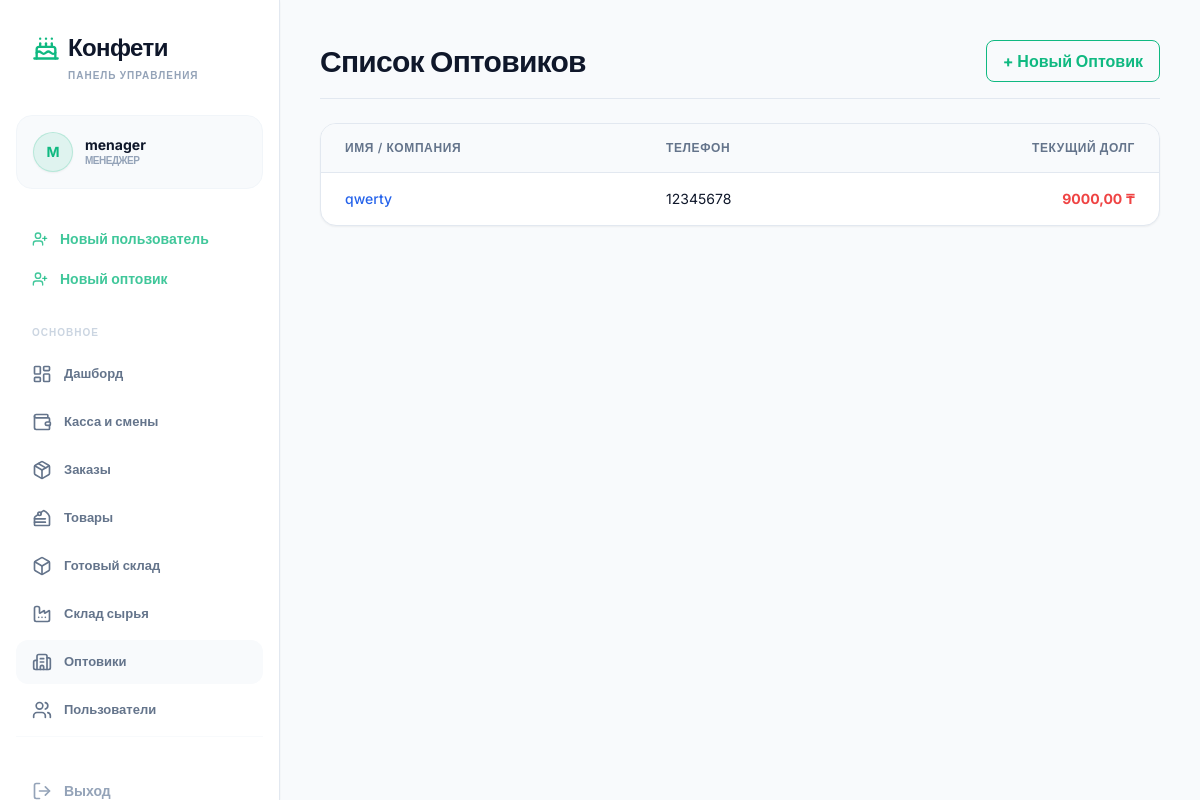
/manager/wholesalers/ (signed in), run on the app's committed database.
### core/models.py (models this page shows, shortened)
class User(AbstractUser):
    ROLE_CHOICES = (
        ('admin', 'Администратор'),
        ('manager', 'Менеджер'),
        ('worker', 'Рабочий'),
        ('wholesaler', 'Оптовик'),
    )
    role = models.CharField(max_length=20, choices=ROLE_CHOICES, default='worker', verbose_name='Роль')
    custom_role = models.ForeignKey(CustomRole, on_delete=models.SET_NULL, null=True, blank=True, verbose_name='Индивидуальная роль')
    created_by = models.ForeignKey('self', on_delete=models.SET_NULL, null=True, blank=True, verbose_name='Создан пользователем')
    class Meta:
        verbose_name = 'Пользователь'
        verbose_name_plural = 'Пользователи'

class Wholesaler(models.Model):
    user = models.OneToOneField(User, on_delete=models.CASCADE, related_name='wholesaler_profile', verbose_name='Пользователь')
    name = models.CharField(max_length=200, verbose_name='Название/Имя')
    phone = models.CharField(max_length=20, blank=True, null=True, verbose_name='Телефон')
    balance = models.DecimalField(max_digits=12, decimal_places=2, default=0, verbose_name='Долг (₸)') # положительный = должен нам
    class Meta:
        verbose_name = 'Оптовик'
        verbose_name_plural = 'Оптовики'

### core/views.py (the view)
# urls.py: path('manager/wholesalers/', views.manager_wholesalers, name='manager_wholesalers'),
@login_required
def manager_wholesalers(request):
    if request.user.role not in ['admin', 'manager']:
        return redirect('role_redirect')
    wholesalers = Wholesaler.objects.all()
    return render(request, 'manager_wholesalers.html', {'wholesalers': wholesalers})

### core/templates/manager_wholesalers.html
{% extends 'base.html' %}
{% block content %}
<div class="space-y-6 max-w-7xl mx-auto">
    <div class="flex items-center justify-between border-b border-slate-200 pb-4">
        <h2 class="text-3xl font-bold tracking-tight">Список Оптовиков</h2>
        <a href="{% url 'create_wholesaler' %}"
            class="px-4 py-2 border border-accent text-accent rounded-lg hover:bg-accent/5 transition-colors font-bold">
            + Новый Оптовик
        </a>
    </div>
    <div class="bg-white border border-slate-200 rounded-2xl shadow-sm overflow-hidden mt-8">
        <div class="overflow-x-auto w-full">
            <table class="w-full text-left whitespace-nowrap min-w-max">
                <thead>
                    <tr class="border-b border-slate-200 bg-slate-50 text-xs uppercase tracking-wider text-slate-500">
                        <th class="px-6 py-4 font-semibold">Имя / Компания</th>
                        <th class="px-6 py-4 font-semibold">Телефон</th>
                        <th class="px-6 py-4 font-semibold text-right">Текущий Долг</th>
                    </tr>
                </thead>
                <tbody class="divide-y divide-slate-100 text-sm">
                    {% for w in wholesalers %}
                    <tr class="hover:bg-slate-50 transition-colors">
                        <td class="px-6 py-4 font-medium text-slate-900">
                            <a href="{% url 'wholesaler_detail' w.pk %}" class="text-blue-600 hover:text-blue-800 hover:underline transition-colors">
                                {{ w.name }}
                            </a>
                        </td>
                        <td class="px-6 py-4">{{ w.phone|default:"---" }}</td>
                        <td
                            class="px-6 py-4 text-right {% if w.balance > 0 %}text-brandred font-bold animate-pulse{% else %}text-brandgreen{% endif %}">
                            {{ w.balance }} ₸
                        </td>
                    </tr>
                    {% empty %}
                    <tr>
                        <td colspan="3" class="px-6 py-8 text-center text-slate-400 italic">Оптовиков пока нет</td>
                    </tr>
                    {% endfor %}
                </tbody>
            </table>
        </div>
    </div>
</div>
{% endblock %}

### core/templates/base.html (shortened to what this page needs)
<!DOCTYPE html>
<html lang="ru">
<head>
<script src="https://cdn.tailwindcss.com"></script>
</head>
<body class="flex h-screen overflow-hidden text-textmain antialiased bg-bgmain">
<aside id="sidebar" class="w-[280px] bg-sidebar hidden lg:flex flex-col h-full shrink-0 border-r border-cardborder shadow-sm transition-all duration-300">
<div class="p-8">
<h1 class="text-2xl font-black tracking-tight flex items-center gap-2"><i data-lucide="cake" class="text-accent w-7 h-7"></i><span class="text-slate-900">Конфети</span></h1>
<p class="text-[10px] uppercase font-bold text-slate-400 mt-1 tracking-widest pl-9">Панель управления</p>
</div>
<nav class="flex-1 px-4 space-y-1 overflow-y-auto">
{% if user.is_authenticated %}
<div class="mb-8 px-4 py-4 bg-slate-50 rounded-2xl border border-slate-100 group transition-all">
<div class="flex items-center gap-3">
<div class="w-10 h-10 rounded-full bg-accent/10 flex items-center justify-center text-accent font-bold border border-accent/20 text-sm shadow-sm">{{ user.username|first|upper }}</div>
<div class="flex-1 min-w-0">
<p class="text-sm font-bold truncate text-slate-900 leading-tight">{% if user.first_name %}{{ user.first_name }} {{ user.last_name }}{% else %}{{ user.username }}{% endif %}</p>
<p class="text-[10px] font-bold text-slate-400 uppercase tracking-tighter">{% if user.role == "admin" %}Администратор{% elif user.role == "manager" %}Менеджер{% elif user.role == "worker" %}Рабочий{% elif user.role == "wholesaler" %}Оптовик{% else %}{{ user.role }}{% endif %}</p>
</div>
</div>
</div>
{% if user.role == "admin" or user.role == "manager" %}
{% if not user.custom_role or user.custom_role.can_view_users %}
<a href="{% url 'create_worker' %}" class="flex items-center gap-3 px-4 py-2 text-accent/80 hover:text-accent font-bold transition-all group"><i data-lucide="user-plus" class="w-4 h-4"></i><span class="text-sm">Новый пользователь</span></a>
{% endif %}
{% if not user.custom_role or user.custom_role.can_view_wholesalers %}
<a href="{% url 'create_wholesaler' %}" class="flex items-center gap-3 px-4 py-2 text-accent/80 hover:text-accent font-bold transition-all group"><i data-lucide="user-plus" class="w-4 h-4"></i><span class="text-sm">Новый оптовик</span></a>
{% endif %}
<div class="pt-6 pb-2 px-4">
<p class="text-[10px] uppercase font-bold text-slate-300 tracking-widest">Основное</p>
</div>
<a href="{% url 'manager_dashboard' %}" class="flex items-center gap-3 px-4 py-3 rounded-xl text-slate-500 hover:bg-slate-50 transition-all group {% if 'dashboard' in request.path %}active-nav-item shadow-sm{% endif %}"><i data-lucide="layout-dashboard" class="w-5 h-5"></i><span class="text-[13px] font-bold">Дашборд</span></a>
{% if not user.custom_role or user.custom_role.can_view_cash %}
<a href="{% url 'cash_history' %}" class="flex items-center gap-3 px-4 py-3 rounded-xl text-slate-500 hover:bg-slate-50 transition-all group"><i data-lucide="wallet" class="w-5 h-5"></i><span class="text-[13px] font-bold">Касса и смены</span></a>
{% endif %}
{% if not user.custom_role or user.custom_role.can_view_orders %}
<a href="{% url 'manager_orders' %}" class="flex items-center gap-3 px-4 py-3 rounded-xl text-slate-500 hover:bg-slate-50 transition-all group"><i data-lucide="package" class="w-5 h-5"></i><span class="text-[13px] font-bold">Заказы</span></a>
{% endif %}
{% if not user.custom_role or user.custom_role.can_view_products %}
<a href="{% url 'manager_products' %}" class="flex items-center gap-3 px-4 py-3 rounded-xl text-slate-500 hover:bg-slate-50 transition-all group"><i data-lucide="cake-slice" class="w-5 h-5"></i><span class="text-[13px] font-bold">Товары</span></a>
{% endif %}
{% if not user.custom_role or user.custom_role.can_view_ready_stock %}
<a href="{% url 'manager_ready_stock' %}" class="flex items-center gap-3 px-4 py-3 rounded-xl text-slate-500 hover:bg-slate-50 transition-all group {% if request.path == '/manager/ready-stock/' %}bg-slate-50 font-bold{% endif %}"><i data-lucide="box" class="w-5 h-5"></i><span class="text-[13px] font-bold">Готовый склад</span></a>
{% endif %}
{% if not user.custom_role or user.custom_role.can_view_ingredients %}
<a href="{% url 'manager_ingredients' %}" class="flex items-center gap-3 px-4 py-3 rounded-xl text-slate-500 hover:bg-slate-50 transition-all group"><i data-lucide="factory" class="w-5 h-5"></i><span class="text-[13px] font-bold">Склад сырья</span></a>
{% endif %}
{% if not user.custom_role or user.custom_role.can_view_wholesalers %}
<a href="{% url 'manager_wholesalers' %}" class="flex items-center gap-3 px-4 py-3 rounded-xl text-slate-500 hover:bg-slate-50 transition-all group {% if request.path == '/manager/wholesalers/' %}bg-slate-50 font-bold{% endif %}"><i data-lucide="building-2" class="w-5 h-5"></i><span class="text-[13px] font-bold">Оптовики</span></a>
{% endif %}
{% if not user.custom_role or user.custom_role.can_view_users or user.custom_role.can_view_workers or user.custom_role.can_view_staff %}
<a href="{% url 'manager_workers' %}" class="flex items-center gap-3 px-4 py-3 rounded-xl text-slate-500 hover:bg-slate-50 transition-all group {% if request.path == '/manager/workers/' %}bg-slate-50 font-bold{% endif %}"><i data-lucide="users" class="w-5 h-5"></i>
<span class="text-[13px] font-bold">
{% if not user.custom_role or user.custom_role.can_view_users %}
Пользователи
{% elif user.custom_role.can_view_workers and not user.custom_role.can_view_staff %}
Рабочие
{% elif user.custom_role.can_view_staff %}
Сотрудники
{% else %}
Пользователи
{% endif %}
</span>
</a>
{% endif %}
{% endif %}
<div class="mt-auto pt-8 border-t border-slate-50">
<form action="{% url 'logout' %}" method="post">
<button type="submit" class="w-full flex items-center gap-3 px-4 py-3 rounded-xl text-slate-400 hover:text-slate-900 transition-all group"><i data-lucide="log-out" class="w-5 h-5"></i><span class="text-sm font-bold">Выход</span></button>
</form>
</div>
{% else %}
<a href="{% url 'login' %}" class="flex items-center gap-3 px-4 py-3 rounded-xl text-accent hover:bg-accent/5 font-bold"><i data-lucide="log-in" class="w-5 h-5"></i><span class="text-sm">Войти</span></a>
{% endif %}
</nav>
</aside>
<main class="flex-1 flex flex-col h-full w-full overflow-hidden">
<div id="mainScrollArea" class="flex-1 p-6 md:p-10 w-full max-w-[1400px] mx-auto overflow-y-auto">
{% block content %}{% endblock %}
</div>
</main>
</body>
</html>

### core/templates/base.html (style rules this page uses)
body { background-color: #f8fafc; color: #0f172a; font-family: 'Inter', sans-serif; }

### data on the page
User: username|first "M", username "menager"
Wholesaler: name "qwerty", phone "12345678", balance "9000,00"
